Frame 1 (no input): blank canvas, image omitted
Frame 60 (the mouse pressed at the canvas centre just before this capture): blank canvas, image omitted
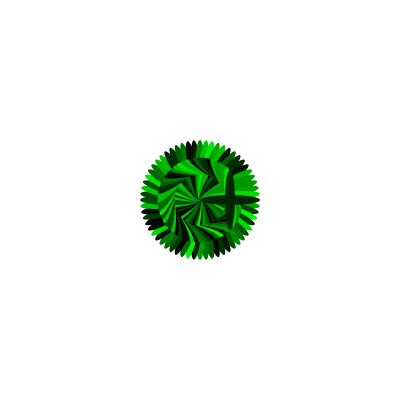
Frame 120 (the mouse held since frame 60 and released just before this capture)

The Processing sketch whose frames 1 and 60 were blank and that drew this single picture after the mouse press (run headless with seeded random() and noise(); from frame 60 on, the mouse is pressed at the canvas centre):

// Processing sketch: processing_54455
// ── processing_54455.pde

//Problem Set 2.3 by Nathan Smofsky
//Mouse variability over time
 
void setup() {
  size(400,400);
  background(255);
  smooth();
}
void draw() {
  if (mousePressed) {
    brush(mouseX, mouseY, frameCount*6, 10, 60);
  }
}
 
void brush(int x, int y, float rotate, float radius, float thickness) {    
  noStroke();
  translate(x, y);
  rotate(radians(rotate));
  fill(random (0), random (255), 0 );
  ellipse(thickness/2, 0, radius, thickness);
  ellipse(thickness/2, 0, 60, 10);
}
